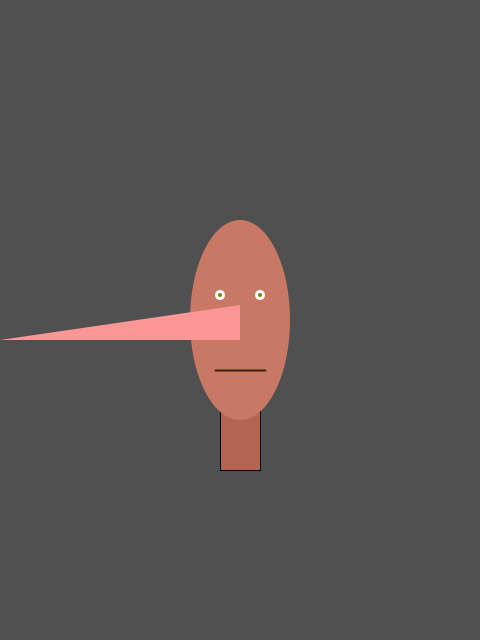
Frame 1 (no input)
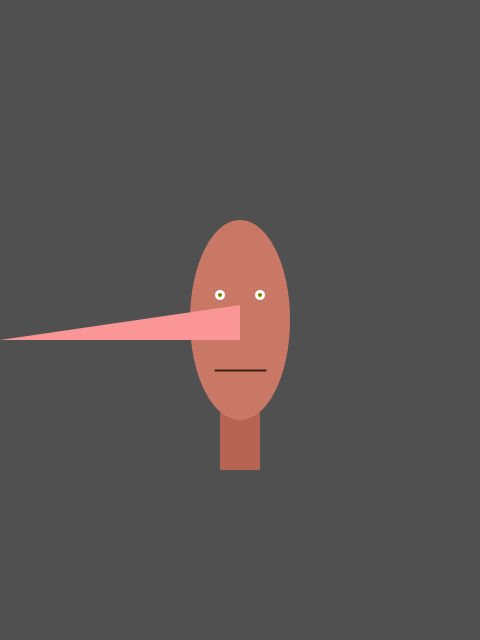
Frame 60 (the mouse pressed at the canvas centre just before this capture)
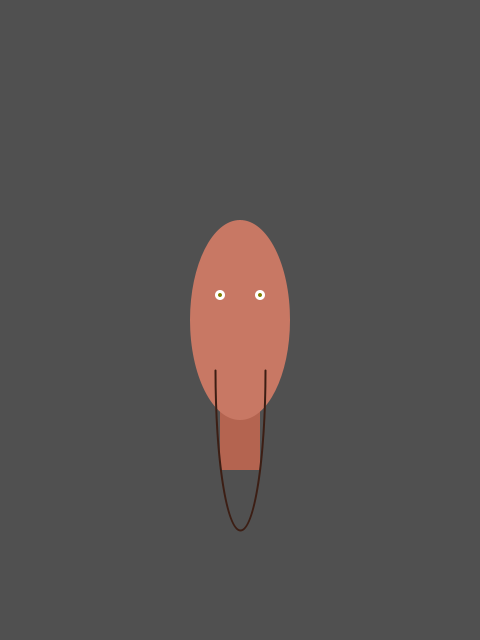
Frame 120 (the mouse held since frame 60 and released just before this capture)

The Processing sketch that drew these frames (run headless with seeded random() and noise(); from frame 60 on, the mouse is pressed at the canvas centre):

// Processing sketch: processing_39572
// ── processing_39572.pde

void setup()
{
  smooth();                               //Activar antialiasing para todo evento
  size(480,640);                          //Tamano de la ventana.
  
}

void draw()

{
  background(80,80,80);                    //El fondo. Si lo dejaba en VOID SETUP no se refrescaba
  
  fill(180,100,80);                        //cuello
  rect(220,320,40,150);
  
  fill(200,120,100);                        //primero la cara
  noStroke();
  ellipse(240,320, 100,200);
 
  noFill();                                 //luego las cejas     
  stroke(60,30,20);
  strokeWeight(2);
  arc(240,370,50,mouseY,0,PI);
  
  fill(250,150,150);                        //nariz
  noStroke();
  triangle(mouseX,340,240,305,240,340);
  
  fill(255);                                //ojos
  noStroke();
  ellipse(260,295,  10,10);
  ellipse(220,295,  10,10);
  fill(128,128,0);
  noStroke();
  ellipse(260,295, 4,4);
  ellipse(220,295, 4,4);

}
